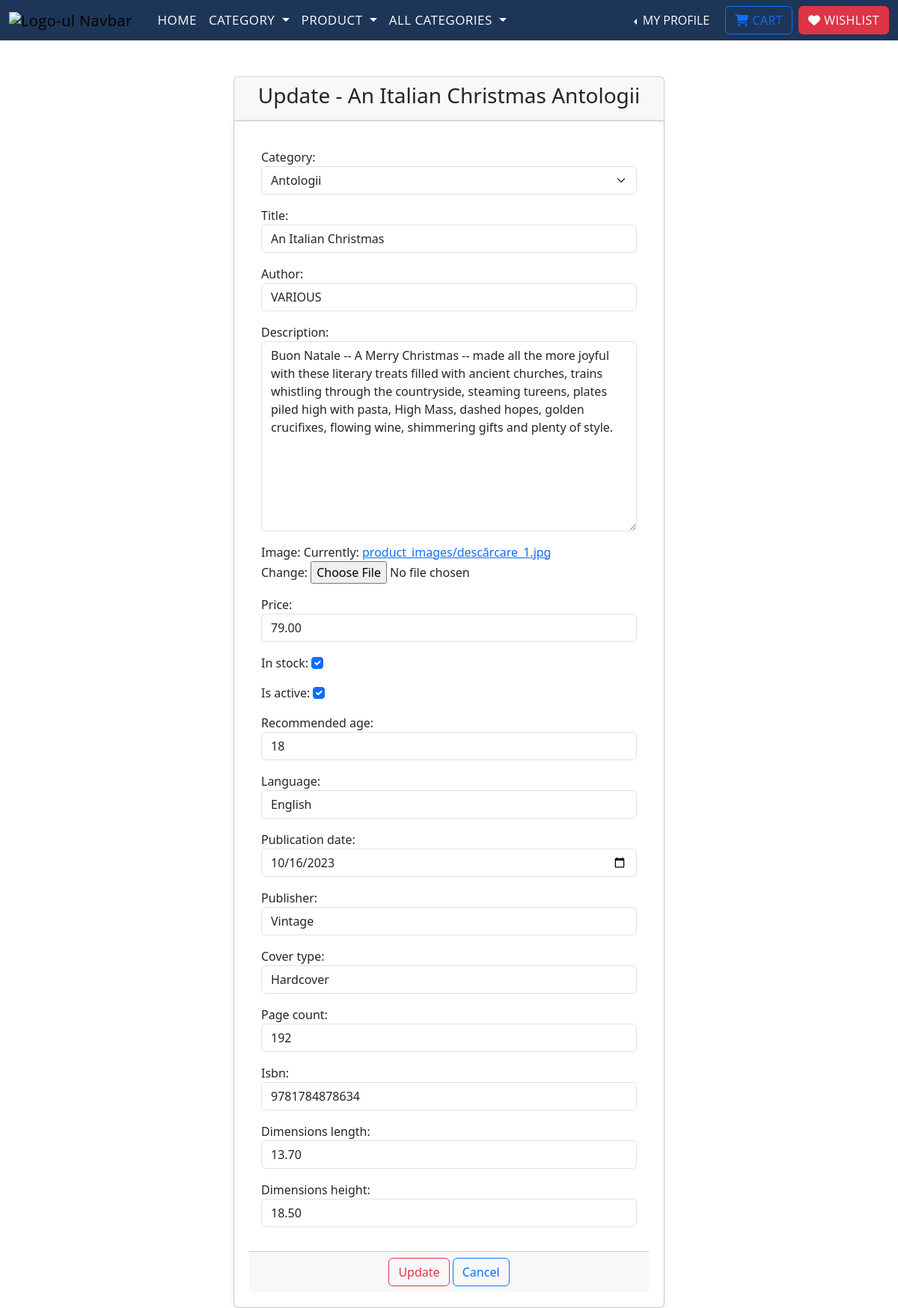
Screenshot of /update_product/3 (signed in) with the database file from the repository.
### product/models.py (models this page shows)
class Product(models.Model):
    category = models.ForeignKey(Category, on_delete=models.CASCADE, null=True)
    title = models.CharField(max_length=100)
    author = models.CharField(max_length=50, null=True)
    description = models.TextField(max_length=1000)
    image = models.ImageField(upload_to='product_images/', null=True)
    price = models.DecimalField(max_digits=8, decimal_places=2)
    in_stock = models.BooleanField(default=True)
    is_active = models.BooleanField(default=True)
    created_at = models.DateTimeField(auto_now_add=True)
    updated_at = models.DateTimeField(auto_now=True)
    recommended_age = models.CharField(max_length=20, null=True, blank=True)
    language = models.CharField(max_length=50, null=True)
    publication_date = models.DateField(null=True, blank=True)
    publisher = models.CharField(max_length=255, null=True)
    cover_type = models.CharField(max_length=50, null=True)
    page_count = models.IntegerField(null=True)
    isbn = models.CharField(max_length=13, null=True)
    dimensions_length = models.DecimalField(max_digits=5, decimal_places=2,
                                            null=True, blank=True)
    dimensions_height = models.DecimalField(max_digits=5, decimal_places=2,
                                            null=True, blank=True)
    def __str__(self):
        return f'{self.title} {self.category}'

### category/models.py (models this page shows)
class Category(models.Model):
    name = models.CharField(max_length=30)
    created_at = models.DateTimeField(auto_now_add=True)
    updated_at = models.DateTimeField(auto_now=True)
    def __str__(self):
        return f'{self.name}'

### product/views.py (the view, shortened to what this page needs)
# urls.py: path('update_product/<int:pk>', views.ProductUpdateView.as_view(),
class ProductUpdateView(LoginRequiredMixin, SuccessMessageMixin, UpdateView):
    template_name = 'product/update_product.html'
    model = Product
    form_class = ProductUpdateForm
    success_message = 'The product {title} has been successfully updated!'
    success_url = reverse_lazy('list-of-products')

### online_store/context_processors.py (called while the page is built)
def get_all_categories(request):
    categories = Category.objects.all()
    return {'categories': categories}

### templates/product/update_product.html (shortened to what this page needs)
{% extends 'base.html' %}
{% block content %}
    <div class="container-fluid">
        <div class="row">
            <div class="col-md-6 offset-md-3">
                <br><br>
                <div class="card">
                    <div class="card-header">
                        <h3 class="text-center">Update - {{ product }}</h3>
                    </div>
                    <form method="post" enctype="multipart/form-data">
                        <div class="card-body">
                            {{ form.as_p }}
                        </div>
                        <div class="card-footer text-center">
                            <button type="submit"
                                    class="btn btn-outline-danger">Update
                            </button>
                            <a href="{% url 'list-of-products' %}"
                               class="btn btn-outline-primary">Cancel</a>
                        </div>
                    </form>
                </div>
            </div>
        </div>
    </div>
{% endblock %}

### static/css/my_style.css (style rules this page uses)
form { background-color: white; padding: 20px; border-radius: 10px; box-shadow: 0 0 10px rgba(0, 0, 0, 0.1); }

### rows the page displays
Product: title+category "An Italian Christmas Antologii", category "Antologii", title "An Italian Christmas", author "VARIOUS", description "Buon Natale -- A Merry Christmas -- made all the more joyful with these literary treats filled with ancient churches, trains whistling through the countryside, steaming tureens, plates piled high with pasta, High Mass, dashed hopes, golden crucifixes, flowing wine, shimmering gifts and plenty of style.", price "79.00", in_stock "☑", is_active "☑", recommended_age "18", language "English", publication_date "10/16/2023", publisher "Vintage", cover_type "Hardcover", page_count "192", isbn "9781784878634", dimensions_length "13.70", dimensions_height "18.50"
